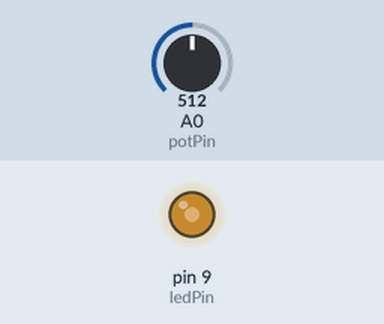
This sketch was run on a simulated Arduino Uno, built with avr-gcc and run on an emulated ATmega328P. On the bench: output pins drawn as LEDs (lit = HIGH). Inputs (shaded band) come from the test bench; at power-on: A0 (potPin) = 512.

Above: at 1.2 s.
1.3 s: A0 (potPin) set to 716
At 2.1 s:
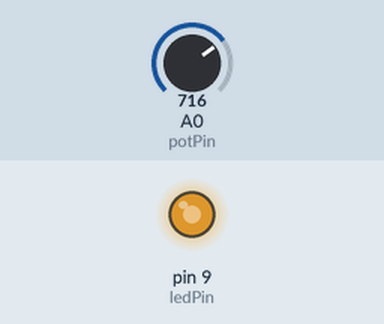
2.8 s: A0 (potPin) set to 900
At 3.3 s:
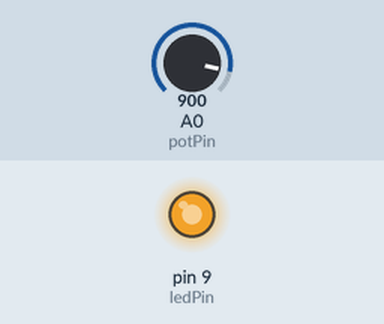
4.3 s: A0 (potPin) set to 122
At 5.5 s:
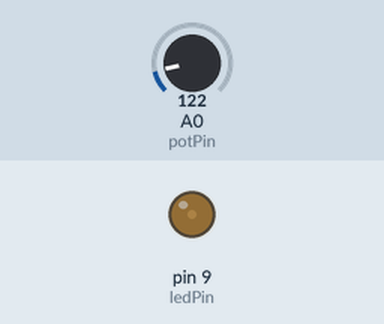
5.8 s: A0 (potPin) set to 0
At 6.8 s:
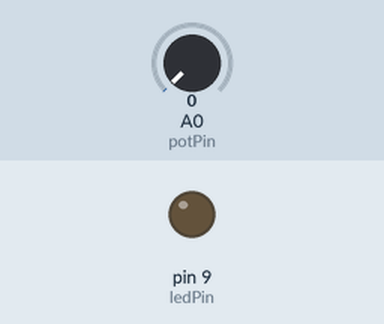
Timing chart, 0 to 8.3 s (numbered marks = the images above; inputs shaded):
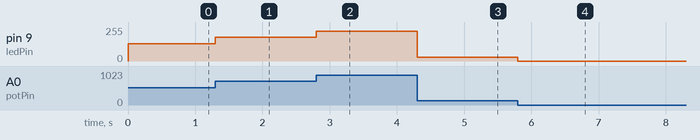

The sketch:

analog_write.ino
```cpp
// analog_write
const int potPin = A0;
const int ledPin = 9;

void setup() {
  pinMode(ledPin, OUTPUT);
}

void loop() {
  int reading = analogRead(potPin);
  analogWrite(ledPin, reading / 4);
}
```

Measured:
- after the input at 1.3 s, pin 9 (ledPin): 128/255 → 179/255 at once
- after the input at 2.8 s, pin 9 (ledPin): 179/255 → 225/255 at once
- after the input at 4.3 s, pin 9 (ledPin): 225/255 → 30/255 at once
- after the input at 5.8 s, pin 9 (ledPin): 30/255 → 0/255 at once
